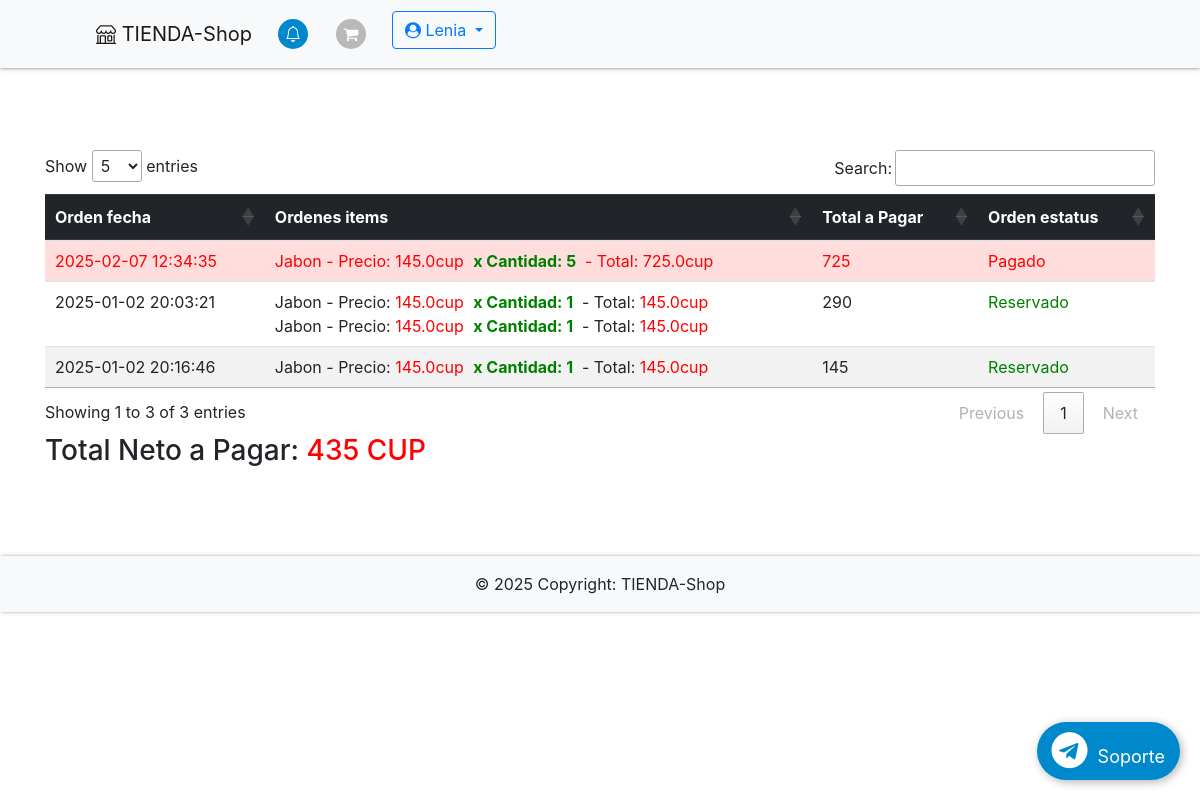
Page /orders (signed in) on the committed database.
### app/db_models.py (models this page shows, shortened)
class User(UserMixin, db.Model):
    __tablename__ = "users"
    id = db.Column(db.Integer, primary_key=True)
    name = db.Column(db.Text, nullable=False)
    email = db.Column(db.String(50), nullable=False, unique=True)
    phone = db.Column(db.String(50), nullable=False)
    password = db.Column(db.String(250), nullable=False)
    admin = db.Column(db.Integer, nullable=False, default=0)
    email_confirmed = db.Column(db.Integer, nullable=False, default=1)
    created_by = db.Column(db.Integer, db.ForeignKey('users.id'), nullable=True)  # ID del creador
    registration_date = db.Column(db.DateTime, default=lambda: datetime.now(timezone.utc))  # Fecha de registro
    membership_expiration = db.Column(db.DateTime, nullable=True)  # Fecha de vencimiento de membresía
    employees = db.relationship('User', backref='creator', remote_side=[id], lazy='select')  # Relación empleados
    cart = db.relationship('Cart', backref='buyer')
    orders = db.relationship("Order", backref='customer', foreign_keys="[Order.uid]")  # Relación con clave foránea especificada

class Order(db.Model):
    __tablename__ = "orders"
    id = db.Column(db.Integer, primary_key=True)
    uid = db.Column(db.Integer, db.ForeignKey('users.id'), nullable=False)  # Clave foránea del cliente
    date = db.Column(db.DateTime, nullable=False)
    status = db.Column(db.String(50), nullable=False)
    items = db.relationship("Ordered_item", backref="order", cascade="all, delete-orphan")

class Ordered_item(db.Model):
    __tablename__ = "ordered_items"
    id = db.Column(db.Integer, primary_key=True)
    oid = db.Column(db.Integer, db.ForeignKey('orders.id'))
    itemid = db.Column(db.Integer, db.ForeignKey('items.id'))
    quantity = db.Column(db.Integer, nullable=False)

class Item(db.Model):
    __tablename__ = "items"
    id = db.Column(db.Integer, primary_key=True)
    name = db.Column(db.String(100), nullable=False)
    price = db.Column(db.Float, nullable=False)
    category = db.Column(db.Text, nullable=False)
    image = db.Column(db.String(250), nullable=False)
    details = db.Column(db.String(250), nullable=False)
    price_id = db.Column(db.String(250), nullable=False)
    costo = db.Column(db.Integer)
    stock = db.Column(db.Integer, default=0)
    created_by = db.Column(db.Integer, db.ForeignKey('users.id'), nullable=False)  # Vincular con el creador
    creator = db.relationship('User', backref='items_created')  # Relación con el usuario que creó el producto
    orders = db.relationship('Ordered_item', backref='item', lazy=True, cascade="all, delete, delete-orphan")
    in_cart = db.relationship("Cart", backref="item", lazy=True, cascade="all, delete, delete-orphan")

### app/__init__.py (the view)
@app.route('/orders')
@login_required
def orders():
	return render_template('orders.html', orders=current_user.orders)

### app/__init__.py (called while the page is built)
@app.context_processor
def inject_now():
	return {'now': datetime.now(timezone.utc)}

@login_manager.user_loader
def load_user(user_id):
	return User.query.get(user_id)

@app.after_request
def add_no_cache_headers(response):
    response.headers["Cache-Control"] = "no-store, no-cache, must-revalidate, max-age=0"
    response.headers["Pragma"] = "no-cache"
    response.headers["Expires"] = "-1"
    return response

### app/templates/orders.html (shortened to what this page needs)
{% extends "base.html" %}
{% block content %}
    {% if not orders %}
        <div class="flash-error">
            Aún no has realizado ningún pedido.<br>
            <a type="button" class="mb-2 btn btn-outline-info" href="{{ url_for('home') }}">Agregar Nuevos Artículos</a>
        </div>
    {% else %}
    <div class="table-responsive">
        <table class="table table-striped table-hover">
          <thead class="thead-dark">
            <tr>
                <th>Orden fecha</th>
                <th>Ordenes items</th>
                <th>Total a Pagar</th>
                <th>Orden estatus</th>
            </tr>
          </thead>
          <tbody>
            {% for order in orders %}
            {% if order.status != 'Libre' %}
            <tr data-order-id="{{ order.id }}" data-order-status="{{ order.status }}" data-order-total="0">
                <td>{{ order.date.strftime('%Y-%m-%d %H:%M:%S') }}</td>
                <td>
                    <div class="order-items">
                        {% for item in order.items %}
                            {% set item_price = item.item.price %}
                            {% set item_total = item_price * item.quantity %}
                            <div class="my"
                                 data-item-price="{{ item_price }}"
                                 data-item-quantity="{{ item.quantity }}"
                                 data-item-total="{{ item_total }}">
                                {{ item.item.name }} - Precio: <span style="color: red;">{{ item_price }}cup</span> <span class="success">x Cantidad: {{ item.quantity }} </span>- Total: <span style="color: red;">{{ item_total }}cup</span><br>
                            </div>
                        {% endfor %}
                    </div>
                </td>
                <td class="order-total">0</td>
                <td class="order-status">
                    {% if order.status == 'Reservado' %}
                        <span style="color: green;">{{ order.status }}</span>
                    {% elif order.status == 'Pagado' %}
                        <span style="color: red;">{{ order.status }}</span>
                    {% else %}
                        {{ order.status }}
                    {% endif %}
                </td>
            </tr>
            {% endif %}
            {% endfor %}
          </tbody>
        </table>
    </div>
    <div>
        <h3>Total Neto a Pagar: <span id="total-reservado" style="color: red;" ></span></h3>
    </div>
    {% endif %}
{% endblock %}

### app/templates/base.html (shortened to what this page needs)
{% import "bootstrap/wtf.html" as wtf %}
<!DOCTYPE html>
<html lang="en">
<head>
  <link rel="stylesheet" href="https://maxcdn.bootstrapcdn.com/bootstrap/4.0.0/css/bootstrap.min.css"
>
  <link href="https://cdn.jsdelivr.net/gh/gitbrent/bootstrap4-toggle@3.6.1/css/bootstrap4-toggle.min.css"
    rel="stylesheet">
  <link rel="stylesheet" type="text/css" href="{{ url_for('static', filename='styles.css') }}">
  <link rel="stylesheet" href="https://cdnjs.cloudflare.com/ajax/libs/font-awesome/4.7.0/css/font-awesome.min.css">
  <link rel="stylesheet" href="https://cdn.jsdelivr.net/npm/bootstrap-icons@1.11.3/font/bootstrap-icons.min.css">
  <link rel="stylesheet" type="text/css" href="https://cdn.datatables.net/1.11.3/css/jquery.dataTables.css">
  <link href="https://cdn.jsdelivr.net/npm/bootstrap-switch-button/css/bootstrap-switch-button.min.css" rel="stylesheet">
</head>
<body>
  <nav class="navbar navbar-expand-lg navbar-light bg-light fixed-top">
    <a class="navbar-brand" href="{{ url_for('home') }}" data-toggle="tooltip" title="Inicio">
      <i class="bi bi-shop"></i> TIENDA-Shop
    </a>
    <ul class="navbar-nav d-flex flex-row">
    <div class="d-flex ml-auto justify-content-center">
      {% if not current_user.is_authenticated %}
      <a class="btn btn-outline-primary mr-2 {% if request.endpoint == 'login' %}active{% endif %}" href="{{ url_for('login') }}">Iniciar Sesión</a>
      <a class="btn btn-outline-primary {% if request.endpoint == 'register_admin' %}active{% endif %}" href="{{ url_for('register_admin') }}">Registrarse</a>
      {% else %}
      <li class="nav-item mr-2 {% if request.endpoint == 'orders' %}active{% endif %}">
        <a class="nav-link" href="{{ url_for('orders') }}" data-toggle="tooltip" title="Órdenes">
          <div class="icon-circle">
            <i class="bi bi-bell"></i>
          </div>
        </a>
      </li>
      <li class="nav-item mr-3 {% if request.endpoint == 'cart' %}active{% endif %}">
      <a class="nav-link" href="{{ url_for('cart') }}" data-toggle="tooltip" title="Carrito">
         <div class="icon-circle">
          <i class="fa fa-shopping-cart"></i>
        </div>
      </a>
      </li>
      <div class="dropdown ml-auto">
        <a class="btn btn-outline-primary dropdown-toggle" href="#" id="navbarDropdown" role="button" data-toggle="dropdown" aria-haspopup="true" aria-expanded="false">
          <i class="fa fa-user-circle"></i> {{ current_user.name }}
        </a>
      </div>
      {% endif %}
    </div>
   </ul>
  </nav>
  <div class="container">
    <div class="main">
      {% block content %}
      {% endblock %}
     <a href="https://t.me/soporte" target="_blank" class="telegram-float">
       <i class="fa fa-telegram fa-2x"></i> Soporte
     </a>
    </div>
  </div>
  <footer class="bg-light text-center text-lg-start">
    <div class="text-center p-3">
      © {{ now.year }} Copyright:
      TIENDA-Shop
    </div>
  </footer>
</body>
</html>

### app/static/styles.css (style rules this page uses)
.main { padding: 10vh 0; }
.navbar { padding: .7rem 6rem; box-shadow: 0 1px 2px 0 rgba(0, 0, 0, 0.2), 0 1px 5px 0 rgba(0, 0, 0, 0.19); }
footer { box-shadow: 1px 0 2px 0 rgba(0, 0, 0, 0.2), 1px 0 5px 0 rgba(0, 0, 0, 0.19); }
.forms, .flash-error, .success { margin: 0 auto; max-width: 400px; }
.flash-error, .help-block, .success { text-align: center; padding: 5px; font-weight: bold; }
.success { color: green; }
.telegram-float { position: fixed; bottom: 20px; right: 20px; background-color: #0088cc; color: #fff; text-align: center; border-radius: 50px; box-shadow: 2px 2px 10px rgba(0, 0, 0, 0.3); padding: 10px 15px; font-size: 18px; z-index: 9999; text-decoration: none; transition: opacity 0.3s ease, transform 0.3s ease; opacity: 1; }
.telegram-float i { margin-right: 5px; }
body { padding-top: 70px; }
.icon-circle { width: 30px; height: 30px; display: flex; align-items: center; justify-content: center; border-radius: 50%; background-color: rgba(3, 3, 3, 0.26); color: white; margin: 0 2px; transition: background-color 0.3s, color 0.3s; }
.nav-item.active .icon-circle { background-color: #0088cc; color: white; }
.navbar-nav { gap: 3px; }

### rows in the picture
User: name "Lenia"
Order: date "2025-02-07 12:34:35", status "Pagado"
Ordered_item: item.name "Jabon", quantity "5", item_total "725.0"
Item: price "145.0"
Order: date "2025-01-02 20:03:21", status "Reservado"
Ordered_item: item.name "Jabon", quantity "1", item_total "145.0"
Ordered_item: item.name "Jabon", quantity "1", item_total "145.0"
Order: date "2025-01-02 20:16:46", status "Reservado"
Ordered_item: item.name "Jabon", quantity "1", item_total "145.0"
